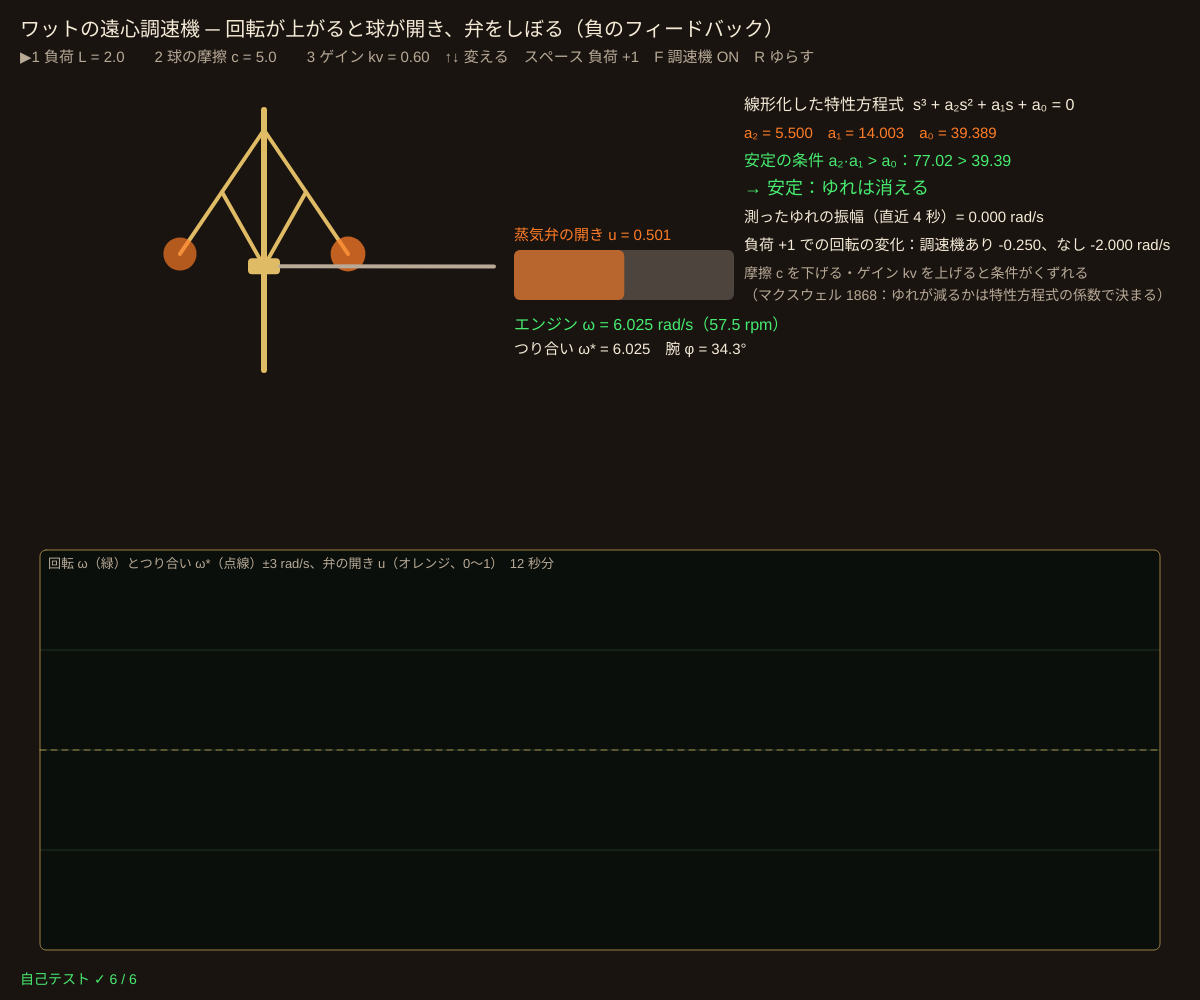
Frame 1 (no input)
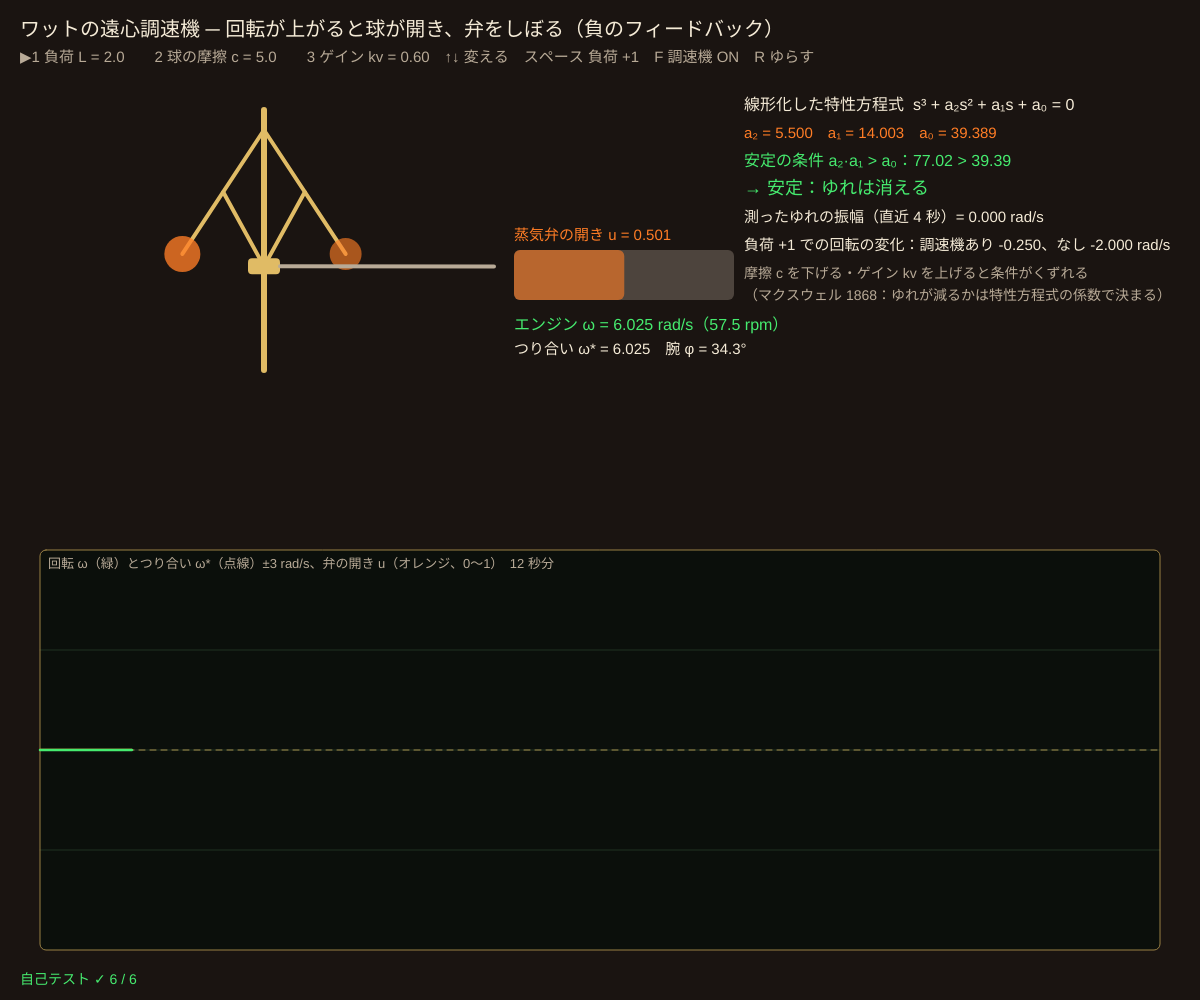
Frame 60 (no input)
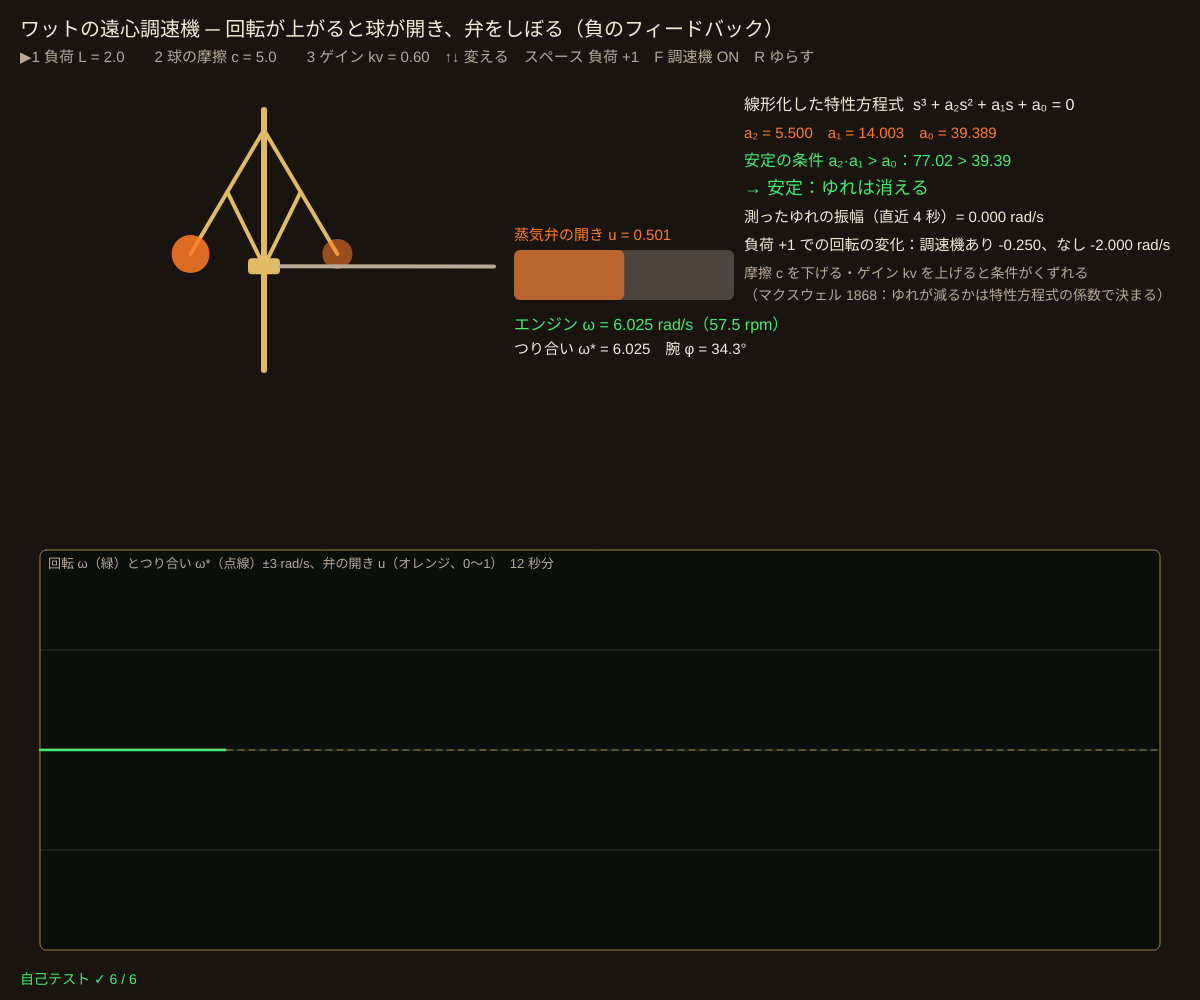
Frame 120 (the mouse pressed at the canvas centre since frame 60)

The p5.js sketch that drew these frames (run headless with seeded random() and noise() and a simulated clock; from frame 60 on, the mouse is pressed at the canvas centre):

// p5.js sketch
// ── sketch.js
// ============================================
// 01 ワットの遠心調速機（ガバナー）
// 回転が速くなると 2 つの球が遠心力で開き、てこが蒸気弁をしぼる → 回転が下がる。負荷が変わっても回転数がほぼ一定
// 摩擦（球の動きのブレーキ）が小さすぎたりゲインが大きすぎると「ハンチング」（ゆれ続ける）。マクスウェル「調速機について」（1868）の安定条件を数で表示
// 1 2 3 = 変える量（負荷・摩擦・ゲイン） / ↑↓ = 値を変える / スペース = 負荷を急に増やす・戻す / F = 調速機を外す（弁を固定） / R = 回転をゆらす
// ============================================

const GL = 30;              // ★ 重力 ÷ 腕の長さ（g / l）[1/s²]
const KT = 10, BE = 0.5;    // ★ 蒸気のトルクの強さ、エンジンの摩擦（回るほどブレーキ）
const U0 = 0.5, PHI0 = 0.6; // 腕の角度が PHI0 のとき弁の開き U0
let par = { L: 2, c: 5, kv: 0.6, fb: true };   // ★ 負荷 L・球の摩擦 c・ゲイン kv（角度 1 rad で弁がどれだけ閉じるか）
let st, theta = 0, hist = [], sel = 1, tNow = 0, Lbase = 2;
const H = 1 / 240;

function setup() {
  createCanvas(windowWidth, windowHeight);
  colorMode(HSB, 360, 100, 100, 100);
  selfTest();
  st = equilibrium(par);
}

// 弁の開き u（0〜1）：腕が開くほど閉じる。F で外すと U0 のまま
function valve(phi, p) { return p.fb ? clampv(U0 - p.kv * (phi - PHI0), 0, 1) : U0; }
// 状態 s = [腕の角度 φ, 角速度 φ', エンジンの回転 ω]
function govDeriv(s, p) {
  let [ph, pd, w] = s;
  return [pd,
    w * w * Math.sin(ph) * Math.cos(ph) - GL * Math.sin(ph) - p.c * pd,   // 遠心力 − 重力 − 摩擦
    KT * valve(ph, p) - p.L - BE * w];                                   // 蒸気 − 負荷 − 摩擦（慣性 1）
}
function govStep(s, p, h) {
  let n = rk4(govDeriv, s, p, h);
  if (n[0] < 0.05) { n[0] = 0.05; n[1] = Math.max(0, n[1]); }          // 腕のストッパー
  if (n[0] > 1.45) { n[0] = 1.45; n[1] = Math.min(0, n[1]); }
  return [n[0], clampv(fin(n[1], 0), -50, 50), clampv(fin(n[2], 0), 0, 40)];
}
// つり合い：cos φ = GL / ω²、KT·u(φ) = L + BE·ω を 2 分法で
function equilibrium(p) {
  if (!p.fb) { let w = Math.max(0, (KT * U0 - p.L) / BE); return [w * w > GL ? Math.acos(GL / (w * w)) : 0.05, 0, w]; }   // 弁が固定なら式で
  let lo = Math.sqrt(GL) + 1e-9, hi = 40;
  for (let k = 0; k < 200; k++) {
    let w = (lo + hi) / 2, ph = Math.acos(GL / (w * w));
    if (KT * valve(ph, p) - p.L - BE * w > 0) lo = w; else hi = w;
  }
  let w = (lo + hi) / 2;
  return [Math.acos(GL / (w * w)), 0, w];
}
// つり合いのまわりで線形化（数値微分のヤコビ行列）→ 特性方程式 s³ + a2 s² + a1 s + a0
function charPoly(p) {
  let s = equilibrium(p), A = [], e = 1e-6;
  for (let i = 0; i < 3; i++) A.push([0, 0, 0]);
  for (let j = 0; j < 3; j++) {
    let sp = s.slice(), sm = s.slice(); sp[j] += e; sm[j] -= e;
    let fp = govDeriv(sp, p), fm = govDeriv(sm, p);
    for (let i = 0; i < 3; i++) A[i][j] = (fp[i] - fm[i]) / (2 * e);
  }
  let tr = A[0][0] + A[1][1] + A[2][2];
  let m2 = A[0][0] * A[1][1] - A[0][1] * A[1][0] + A[0][0] * A[2][2] - A[0][2] * A[2][0] + A[1][1] * A[2][2] - A[1][2] * A[2][1];
  let det = A[0][0] * (A[1][1] * A[2][2] - A[1][2] * A[2][1]) - A[0][1] * (A[1][0] * A[2][2] - A[1][2] * A[2][0]) + A[0][2] * (A[1][0] * A[2][1] - A[1][1] * A[2][0]);
  return { a2: -tr, a1: m2, a0: -det };
}
// 安定の条件（3 次のラウス＝フルビッツ）：a2, a1, a0 > 0 かつ a2·a1 > a0
function isStable(cp) { return cp.a2 > 0 && cp.a1 > 0 && cp.a0 > 0 && cp.a2 * cp.a1 > cp.a0; }

function draw() {
  background(24, 35, 10);
  for (let k = 0; k < 4; k++) { st = govStep(st, par, H); tNow += H; }
  theta += st[2] / 60;
  let eq = equilibrium(par), u = valve(st[0], par);
  hist.push([st[2], eq[2], u]); if (hist.length > 720) hist.shift();
  let cp = charPoly(par), ok = isStable(cp);
  let ws = hist.slice(-240).map((h) => h[0]), amp = (Math.max(...ws) - Math.min(...ws)) / 2;

  say('ワットの遠心調速機 ─ 回転が上がると球が開き、弁をしぼる（負のフィードバック）', 20, 36, 20);
  let names = ['負荷 L = ' + par.L.toFixed(1), '球の摩擦 c = ' + par.c.toFixed(1), 'ゲイン kv = ' + par.kv.toFixed(2)];
  say(names.map((s, i) => (i + 1 === sel ? '▶' : '　') + (i + 1) + ' ' + s).join('　') + '　↑↓ 変える　スペース 負荷 +1　F 調速機 ' + (par.fb ? 'ON' : '外した') + '　R ゆらす', 20, 62, 15, C_SUB);

  // ---- 調速機の絵
  let cx = width * 0.22, top = 130, Lp = Math.min(150, height * 0.2);
  stroke(col(C_BRASS)); strokeWeight(6); line(cx, top - 20, cx, top + Lp * 1.6);
  let sleeveY = top + 2 * Lp * Math.cos(st[0]) * 0.55;
  for (let sgn of [-1, 1]) {
    let c3 = Math.cos(theta) * sgn, bx = cx + Lp * Math.sin(st[0]) * c3, by = top + Lp * Math.cos(st[0]);
    stroke(col(C_BRASS)); strokeWeight(4); line(cx, top, bx, by);
    line((cx + bx) / 2, (top + by) / 2, cx, sleeveY);
    noStroke(); fill(col(C_TUBE, 70 + 30 * Math.sin(theta) * sgn)); circle(bx, by, 34 + 8 * Math.sin(theta) * sgn);
  }
  fill(col(C_BRASS)); rect(cx - 16, sleeveY - 8, 32, 16, 4);
  // てこと弁
  let vx = cx + 230, vy = sleeveY;
  stroke(col(C_SUB)); strokeWeight(4); line(cx + 16, sleeveY, vx, vy - 60 * (U0 - u));
  noStroke(); fill(28, 20, 30); rect(vx + 20, top + 120, 220, 50, 6);
  fill(col(C_TUBE, 30 + 60 * u)); rect(vx + 20, top + 120, 220 * u, 50, 6);
  say('蒸気弁の開き u = ' + u.toFixed(3), vx + 20, top + 110, 15, C_TUBE);
  say('エンジン ω = ' + st[2].toFixed(3) + ' rad/s（' + (st[2] * 60 / TWO_PI).toFixed(1) + ' rpm）', vx + 20, top + 200, 16, C_SCOPE);
  say('つり合い ω* = ' + eq[2].toFixed(3) + '　腕 φ = ' + (st[0] * 180 / PI).toFixed(1) + '°', vx + 20, top + 224, 15);

  // ---- 安定の判定（数で）
  let mx = width * 0.62, my = 110;
  say('線形化した特性方程式  s³ + a₂s² + a₁s + a₀ = 0', mx, my, 16);
  say('a₂ = ' + cp.a2.toFixed(3) + '　a₁ = ' + cp.a1.toFixed(3) + '　a₀ = ' + cp.a0.toFixed(3), mx, my + 28, 15, C_TUBE);
  say('安定の条件 a₂·a₁ > a₀：' + (cp.a2 * cp.a1).toFixed(2) + (ok ? ' > ' : ' ≤ ') + cp.a0.toFixed(2), mx, my + 56, 16, ok ? C_SCOPE : C_ALARM);
  say(par.fb ? (ok ? '→ 安定：ゆれは消える' : '→ 不安定：ハンチング（ゆれ続ける）') : '調速機なし：弁は固定', mx, my + 84, 18, par.fb ? (ok ? C_SCOPE : C_ALARM) : C_SUB);
  say('測ったゆれの振幅（直近 4 秒）= ' + amp.toFixed(3) + ' rad/s', mx, my + 112, 15);
  let pf = { ...par, L: par.L + 1 }, d1 = equilibrium(pf)[2] - eq[2], d0 = (KT * U0 - par.L - 1) / BE - (KT * U0 - par.L) / BE;
  say('負荷 +1 での回転の変化：調速機あり ' + (par.fb ? d1.toFixed(3) : '—') + '、なし ' + d0.toFixed(3) + ' rad/s', mx, my + 140, 15);
  say('摩擦 c を下げる・ゲイン kv を上げると条件がくずれる', mx, my + 168, 14, C_SUB);
  say('（マクスウェル 1868：ゆれが減るかは特性方程式の係数で決まる）', mx, my + 190, 14, C_SUB);

  // ---- 時間グラフ
  let gx = 40, gy = height * 0.55, gw = width - 80, gh = height - gy - 50;
  let lo = eq[2] - 3, hi = eq[2] + 3;
  plotFrame(gx, gy, gw, gh, '回転 ω（緑）とつり合い ω*（点線）±3 rad/s、弁の開き u（オレンジ、0〜1）　12 秒分');
  hLine(eq[2], gx, gy, gw, gh, lo, hi, C_BRASS);
  plotLine(hist.map((h) => h[2]), gx, gy, gw, gh, 0, 1, C_TUBE, 720, 1.5);
  plotLine(hist.map((h) => h[0]), gx, gy, gw, gh, lo, hi, C_SCOPE, 720, 2.5);
  drawSelfTest();
}

function keyPressed() {
  if (key === '1' || key === '2' || key === '3') sel = +key;
  let d = key === UP_ARROW ? 1 : key === DOWN_ARROW ? -1 : 0;
  if (d) {
    if (sel === 1) par.L = clampv(par.L + 0.5 * d, 0, 4);
    if (sel === 2) par.c = clampv(par.c + 0.5 * d, 0.5, 12);
    if (sel === 3) par.kv = clampv(par.kv + 0.1 * d, 0.1, 2);
  }
  if (key === ' ') par.L = par.L >= Lbase + 1 ? Lbase : Lbase + 1;
  if (sel === 1 && d) Lbase = par.L;
  if (key === 'f' || key === 'F') par.fb = !par.fb;
  if (key === 'r' || key === 'R') st[2] = clampv(st[2] + 1, 0, 40);
}

// ---- 自己テスト
function selfTest() {
  selfTestResults = [];
  let p = { L: 2, c: 5, kv: 0.6, fb: true }, e = equilibrium(p), d = govDeriv(e, p);
  check('つり合いの点では変化が 0（|ds/dt| < 1e-9）', Math.abs(d[0]) < 1e-9 && Math.abs(d[1]) < 1e-9 && Math.abs(d[2]) < 1e-9);
  let pL = { ...p, L: 3 }, dClosed = Math.abs(equilibrium(pL)[2] - e[2]), dOpen = Math.abs(equilibrium({ ...pL, fb: false })[2] - equilibrium({ ...p, fb: false })[2]);
  check('負荷 +1：調速機ありの回転の変化 ' + dClosed.toFixed(3) + ' は なし ' + dOpen.toFixed(1) + ' の 1/5 以下', dClosed < dOpen / 5 && near(dOpen, 1 / BE, 1e-6));
  for (let c of [2, 5]) {
    let q = { ...p, c }, cp = charPoly(q), ok = isStable(cp), s = equilibrium(q); s[2] += 0.05;
    let late = 0, eq = equilibrium(q)[2];
    for (let k = 0; k < 30 * 240; k++) { s = govStep(s, q, H); if (k > 25 * 240) late = Math.max(late, Math.abs(s[2] - eq)); }
    check('c = ' + c + '：条件 a₂a₁ > a₀ は ' + (ok ? '成立' : '不成立') + '、シミュレーションのゆれ（25〜30 秒）= ' + late.toExponential(1) + (ok ? ' で消える' : ' で残る'), ok ? late < 1e-3 : late > 0.5);
  }
  let big = charPoly({ ...p, kv: 1.5 }), small = charPoly({ ...p, kv: 0.3 });
  check('ゲイン kv を上げると a₀ が増えて条件がくずれる（kv = 0.3 安定、1.5 不安定）', isStable(small) && !isStable(big) && big.a0 > small.a0);
  let s = equilibrium(p); s[0] = 1.4; s[2] = 30; let bad = false;
  for (let k = 0; k < 20 * 240; k++) { s = govStep(s, { ...p, c: 0.5 }, H); if (!s.every(Number.isFinite)) bad = true; }
  check('極端なゆれ（c = 0.5、ω = 30 から）でも NaN にならない', !bad);
  reportSelfTest();
}

// ---------- やってみよう ----------
// 1. 2 で摩擦を選び、↓ で少しずつ下げる。a₂·a₁ と a₀ が入れかわる所でゆれ方はどう変わる？
// 2. スペースで負荷を増やす。調速機あり／なし（F）で回転数の落ち方を比べよう
// 3. 3 でゲイン kv を上げると、負荷による回転数のずれは小さくなる。でも安定は？（性能と安定のかけひき）
// 4. GL（腕の長さ）を変えると、つり合いの回転数はどう変わる？
// 5. 1868 年のマクスウェルの論文は、この「a₂·a₁ > a₀」のような条件を調速機について調べたもの。理由を考えてみよう


// ==================================================
// ここから下は「サイバネティクスの道具」（中身は読まなくても OK。消さないでね）
// ==================================================
function clampv(v, a, b) { return v < a ? a : v > b ? b : v; }
function fin(v, d) { return Number.isFinite(v) ? v : d; }        // NaN・Infinity なら d にもどす
// 決まった種（seed）から毎回同じ乱数列（0〜1）を出す。自己テストをいつも同じにするため
function makeRng(seed) {
  let a = seed >>> 0;
  return () => { a = (a + 0x6d2b79f5) >>> 0; let t = a; t = Math.imul(t ^ (t >>> 15), t | 1); t ^= t + Math.imul(t ^ (t >>> 7), t | 61); return ((t ^ (t >>> 14)) >>> 0) / 4294967296; };
}

// ---- 画面の道具（色は [色相, 彩度, 明るさ] の配列）
const C_TXT = [40, 12, 96], C_SUB = [35, 18, 72], C_SCOPE = [135, 70, 92], C_TUBE = [24, 85, 100], C_BRASS = [42, 55, 88], C_ALARM = [0, 80, 100];
function col(c, a) { return color(c[0], c[1], c[2], a === undefined ? 100 : a); }
function say(s, x, y, size, c) { noStroke(); fill(col(c || C_TXT)); textSize(size || 15); text(s, x, y); }
// オシロスコープ風の枠
function plotFrame(x, y, w, h, title) {
  noStroke(); fill(130, 40, 6, 90); rect(x, y, w, h, 6);
  stroke(130, 40, 40, 40); strokeWeight(1);
  for (let k = 1; k < 4; k++) line(x, y + (h * k) / 4, x + w, y + (h * k) / 4);
  noFill(); stroke(C_BRASS[0], C_BRASS[1], 60); rect(x, y, w, h, 6);
  if (title) say(title, x + 8, y + 18, 13, C_SUB);
}
// arr の値を lo〜hi の範囲で、枠 (x, y, w, h) に折れ線で描く（n = 横に並べる点の数）
function plotLine(arr, x, y, w, h, lo, hi, c, n, wt) {
  if (!arr || arr.length < 2) return;
  n = n || arr.length;
  stroke(col(c)); strokeWeight(wt || 2); noFill();
  beginShape();
  for (let i = 0; i < arr.length; i++) vertex(x + (i / (n - 1)) * w, y + h - clampv((fin(arr[i], lo) - lo) / (hi - lo), 0, 1) * h);
  endShape();
}
function hLine(v, x, y, w, h, lo, hi, c) {   // グラフの中の水平線（目標値など）
  let yy = y + h - clampv((v - lo) / (hi - lo), 0, 1) * h;
  stroke(col(c, 70)); strokeWeight(1); drawingContext.setLineDash([6, 5]); line(x, yy, x + w, yy); drawingContext.setLineDash([]);
}
// ブロック図の箱（名前と今の値）
function blockBox(x, y, w, h, name, val, c) {
  stroke(col(c || C_BRASS)); strokeWeight(2); fill(25, 40, 16); rect(x, y, w, h, 8);
  noStroke(); fill(col(C_TXT)); textAlign(CENTER, CENTER); textSize(15); text(name, x + w / 2, y + h / 2 - (val === undefined ? 0 : 10));
  if (val !== undefined) { fill(col(c || C_TUBE)); textSize(14); text(val, x + w / 2, y + h / 2 + 12); }
  textAlign(LEFT, BASELINE);
}
// 信号の矢印：点が流れて「ループを回る」ようすを見せる（phase = 0〜1）
function flowArrow(x1, y1, x2, y2, c, phase, label) {
  stroke(col(c)); strokeWeight(2); line(x1, y1, x2, y2);
  let a = Math.atan2(y2 - y1, x2 - x1);
  noStroke(); fill(col(c)); triangle(x2, y2, x2 - 11 * Math.cos(a - 0.4), y2 - 11 * Math.sin(a - 0.4), x2 - 11 * Math.cos(a + 0.4), y2 - 11 * Math.sin(a + 0.4));
  for (let k = 0; k < 3; k++) { let f = (phase + k / 3) % 1; circle(x1 + (x2 - x1) * f, y1 + (y2 - y1) * f, 6); }
  if (label) { fill(col(C_SUB)); textSize(13); text(label, (x1 + x2) / 2 + 6, (y1 + y2) / 2 - 6); }
}

// ---- 自己テストの道具
let selfTestResults = [];
function check(name, cond) { selfTestResults.push({ name, ok: !!cond }); }
function near(a, b, tol) { return Number.isFinite(a) && Math.abs(a - b) <= (tol === undefined ? 1e-9 : tol); }
function reportSelfTest() { for (let r of selfTestResults) (r.ok ? console.log : console.error)((r.ok ? '✓ ' : '✗ ') + r.name); }
function selfTestLine() { let n = selfTestResults.filter((r) => r.ok).length; return '自己テスト ' + (n === selfTestResults.length ? '✓ ' : '✗ ') + n + ' / ' + selfTestResults.length; }
function drawSelfTest() { say(selfTestLine(), 20, height - 16, 14, selfTestResults.every((r) => r.ok) ? C_SCOPE : C_ALARM); }
// ---- 4 次のルンゲ＝クッタ法（f(s, p) = ds/dt、s は配列）
function rk4(f, s, p, h) {
  let k1 = f(s, p), k2 = f(s.map((v, i) => v + (h / 2) * k1[i]), p);
  let k3 = f(s.map((v, i) => v + (h / 2) * k2[i]), p), k4 = f(s.map((v, i) => v + h * k3[i]), p);
  return s.map((v, i) => v + (h / 6) * (k1[i] + 2 * k2[i] + 2 * k3[i] + k4[i]));
}
